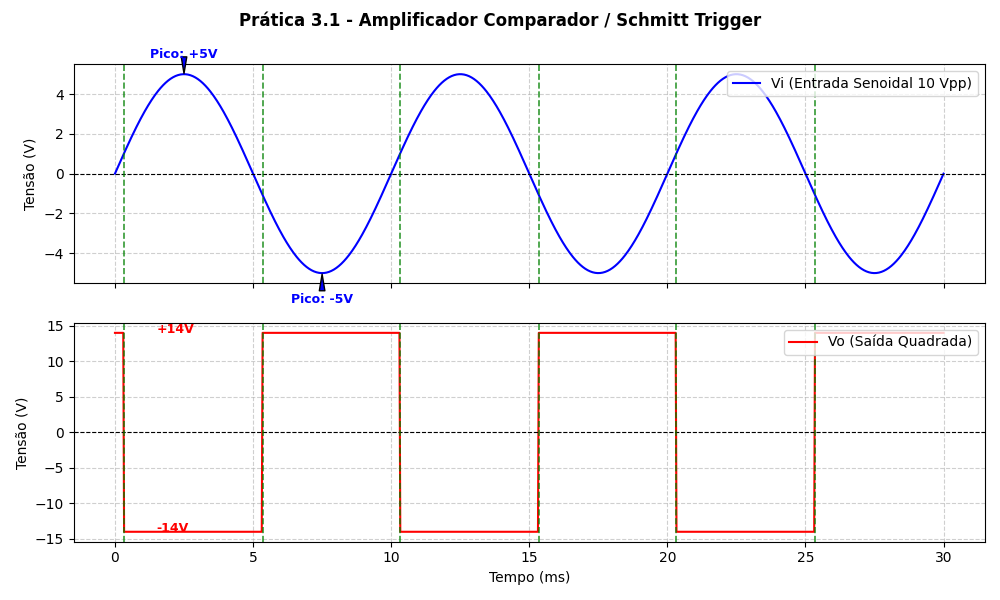

This figure's Python source:
import matplotlib.pyplot as plt
import numpy as np

# Parâmetros
f = 100  # 100 Hz
T = 1 / f
t = np.linspace(0, 3 * T, 1000)
Vi = 5 * np.sin(2 * np.pi * f * t)

V_sat = 14.0
Vo = np.zeros_like(Vi)
state = V_sat
vt_up = 1.0
vt_down = -1.0

for i in range(len(Vi)):
  if state == V_sat and Vi[i] > vt_up:
    state = -V_sat
  elif state == -V_sat and Vi[i] < vt_down:
    state = V_sat
  Vo[i] = state

# Encontrar pontos de comutação para as linhas verticais
switch_indices = []
for i in range(1, len(Vi)):
  if (Vi[i - 1] <= vt_up and Vi[i] > vt_up) or (
      Vi[i - 1] >= vt_down and Vi[i] < vt_down
  ):
    switch_indices.append(i)

fig, (ax1, ax2) = plt.subplots(2, 1, figsize=(10, 6), sharex=True)
fig.suptitle(
    "Prática 3.1 - Amplificador Comparador / Schmitt Trigger",
    fontsize=12,
    weight="bold",
)

# Plot Vi
ax1.plot(t * 1e3, Vi, label="Vi (Entrada Senoidal 10 Vpp)", color="blue")
ax1.axhline(0, color="black", linewidth=0.8, linestyle="--")
ax1.set_ylabel("Tensão (V)")
ax1.grid(True, linestyle="--", alpha=0.6)
ax1.legend(loc="upper right")

# Anotações de Pico Vi
ax1.annotate(
    "Pico: +5V",
    xy=(T * 1000 * 0.25, 5),
    xytext=(T * 1000 * 0.25, 5.8),
    ha="center",
    arrowprops=dict(facecolor="blue", shrink=0.05, width=1, headwidth=4),
    fontsize=9,
    color="blue",
    weight="bold",
)
ax1.annotate(
    "Pico: -5V",
    xy=(T * 1000 * 0.75, -5),
    xytext=(T * 1000 * 0.75, -6.5),
    ha="center",
    arrowprops=dict(facecolor="blue", shrink=0.05, width=1, headwidth=4),
    fontsize=9,
    color="blue",
    weight="bold",
)

# Plot Vo
ax2.plot(t * 1e3, Vo, label="Vo (Saída Quadrada)", color="red")
ax2.axhline(0, color="black", linewidth=0.8, linestyle="--")
ax2.set_ylabel("Tensão (V)")
ax2.set_xlabel("Tempo (ms)")
ax2.grid(True, linestyle="--", alpha=0.6)
ax2.legend(loc="upper right")

# Anotações de Pico Vo
ax2.annotate(
    "+14V",
    xy=(0.5, 14),
    xytext=(1.5, 14),
    fontsize=9,
    color="red",
    weight="bold",
)
ax2.annotate(
    "-14V",
    xy=(0.5, -14),
    xytext=(1.5, -14),
    fontsize=9,
    color="red",
    weight="bold",
)

# Linhas verticais verdes de referência
for idx in switch_indices:
  t_val = t[idx] * 1e3
  ax1.axvline(t_val, color="green", linestyle="--", alpha=0.8, linewidth=1.2)
  ax2.axvline(t_val, color="green", linestyle="--", alpha=0.8, linewidth=1.2)

plt.tight_layout()
plt.show()
